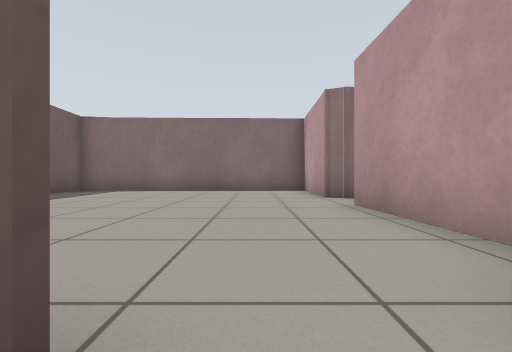
View 1 (above)

19 first-person views from a walk through a world built for the Gazebo simulator. The camera is 0.5 m above the floor, looks level and sees 90° across. The floor is counted in squares, 1 m on a side. Each view is taken from the middle of a square. On the plan, view 1 faces up. The plan holds only what a view shows up to about 9 squares ahead; the rest is blank. The place goes on beyond the plan.

View 2
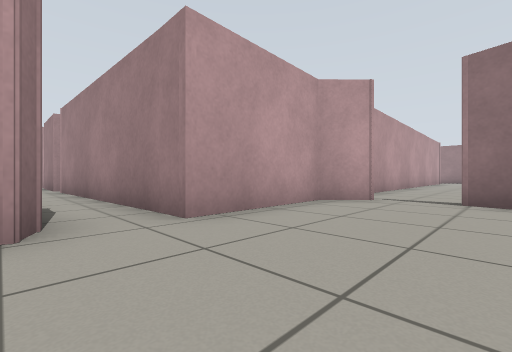

View 3
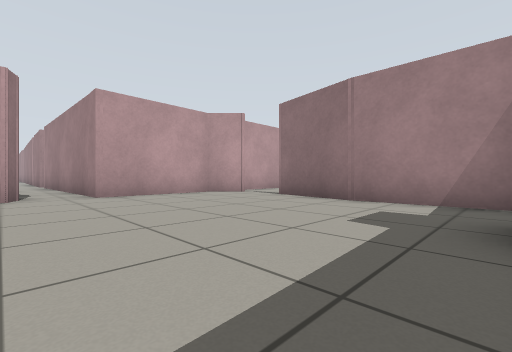

View 4
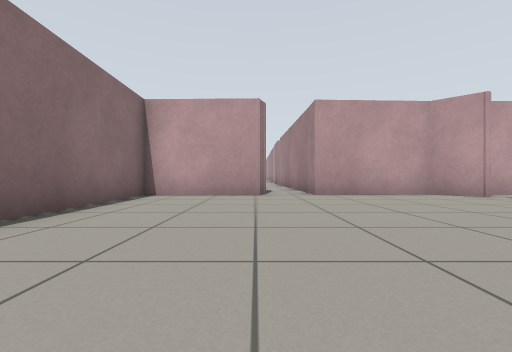

View 5
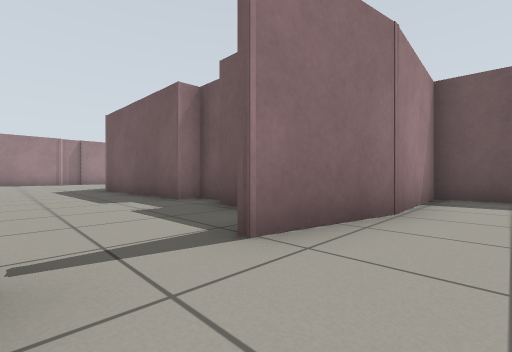

View 6
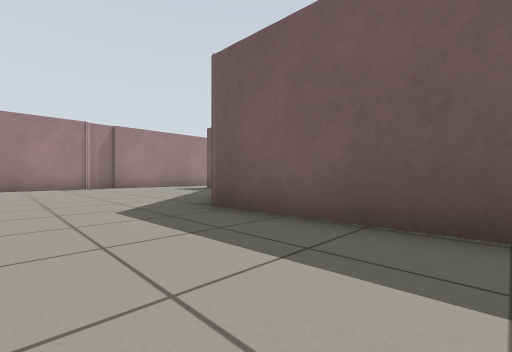

View 7
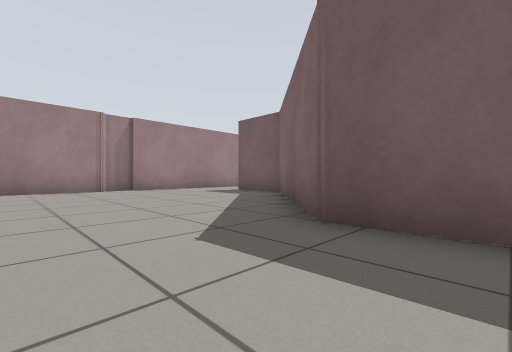

View 8
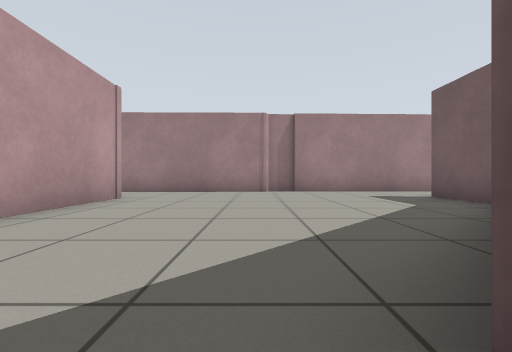

View 9
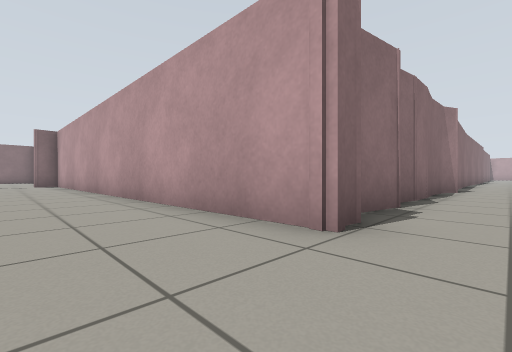

View 10
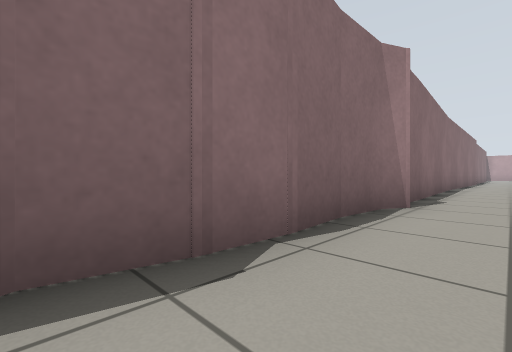

View 11
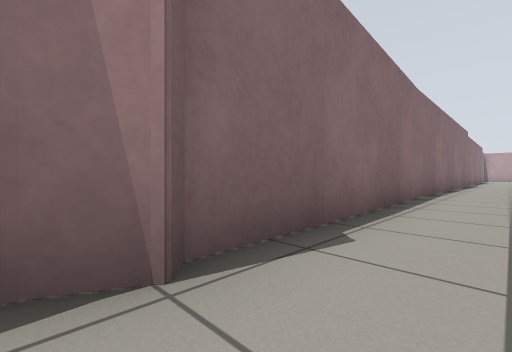

View 12
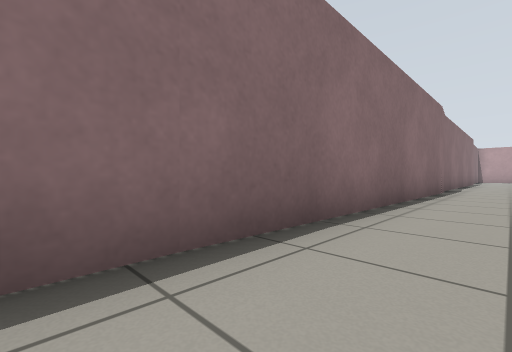

View 13
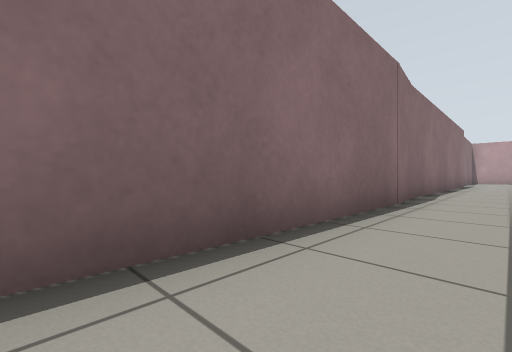

View 14
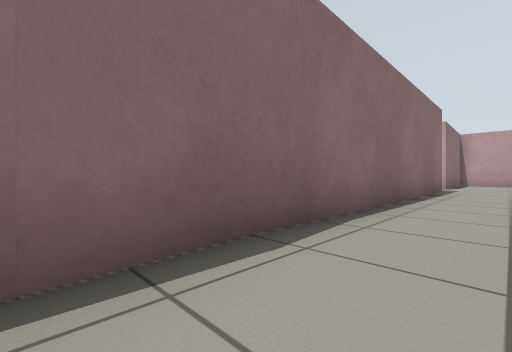

View 15
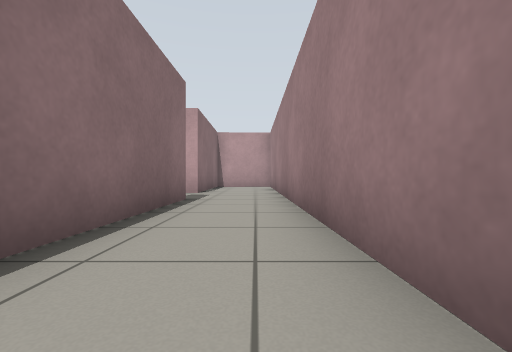

View 16
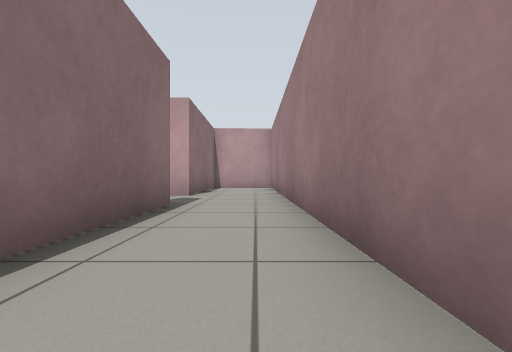

View 17
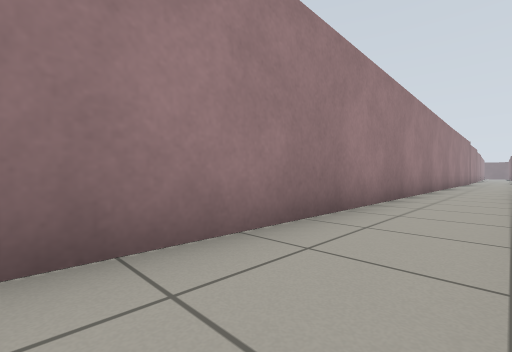

View 18
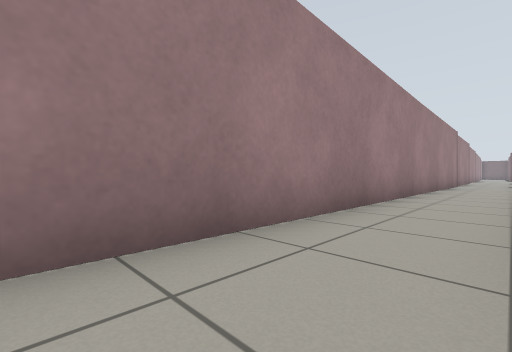

View 19
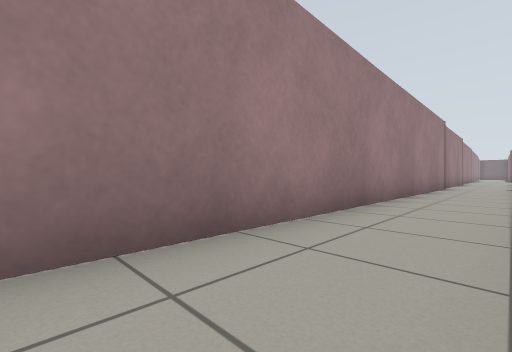

### Floor plan
Points are (right, up) in squares from view 1. A wall is a line through its corners. A room is listed if a view was taken in it or the views show most of it. See-through windows are left out.
Room 1 (views 1, 6, 7, 8, 9, 10, 11, 12, 13, 14, 15, 16, 17, 18, 19)
walls: (9.6, -12.9) (9.2, -12.7) (5.7, -12.7); (11.5, -12.6) (9.7, -12.7); (12.1, -14.8) (37.6, -14.7); (6.1, -12.7) (5, -12.5); (4.6, -12.8) (3.4, -12.6); (2.7, -12.9) (2.1, -12.8) (1.8, -0.2); (-1.4, -15.1) (3.3, -15); (-2.3, -15.3) (-1.3, -15.3); (24.1, -12.6) (11.1, -12.4); (-1.7, -3) (-1.5, -7.5) (-5.2, -11.1) (-5.2, -13.1); (25.5, -12.4) (23.9, -12.6); (-5.5, -15.2) (-2.1, -15.1); (1, 0.5) (1.8, 1.3); (-2.2, -2.2) (-2.2, -3); (-1.7, -1.1) (-1.7, -1.7); (33.4, -12.5) (25.4, -12.4); (37.5, -12.2) (35.5, -12.2) (35.5, -11.8)
ways out: opening at (0.5, 0.5) to room 2; opening at (34.5, -12)
Room 2 (views 2, 3, 4, 5)
walls: (2.1, 5.7) (1.7, 5.9); (2.3, 5.8) (1.7, 5.7) (1.5, 8.9) (-4.6, 8.8) (-5.6, 8.6); (-2.8, 1) (-0.4, 0.5); (1.8, 1.3) (1.7, 4.4) (8.4, 4.7); (-5.5, 0.8) (-2.5, 0.9)
ways out: opening at (0.5, 0.5) to room 1

Where each view was taken, in squares from view 1:
view 1: 0 up, 0 right, facing up
view 2: 6 up, 1 left, facing down-right
view 3: 6 up, 5 left, facing down-right
view 4: 6 up, 5 left, facing right
view 5: 2 up, 1 right, facing down-left
view 6: 4 down, 1 right, facing down-left
view 7: 6 down, 1 right, facing down-left
view 8: 7 down, 1 left, facing down
view 9: 14 down, 0 right, facing up-right
view 10: 14 down, 5 right, facing up-right
view 11: 14 down, 9 right, facing up-right
view 12: 14 down, 15 right, facing up-right
view 13: 14 down, 19 right, facing up-right
view 14: 14 down, 24 right, facing up-right
view 15: 14 down, 28 right, facing right
view 16: 14 down, 29 right, facing right
view 17: 13 down, 31 right, facing down-left
view 18: 13 down, 26 right, facing down-left
view 19: 13 down, 23 right, facing down-left
